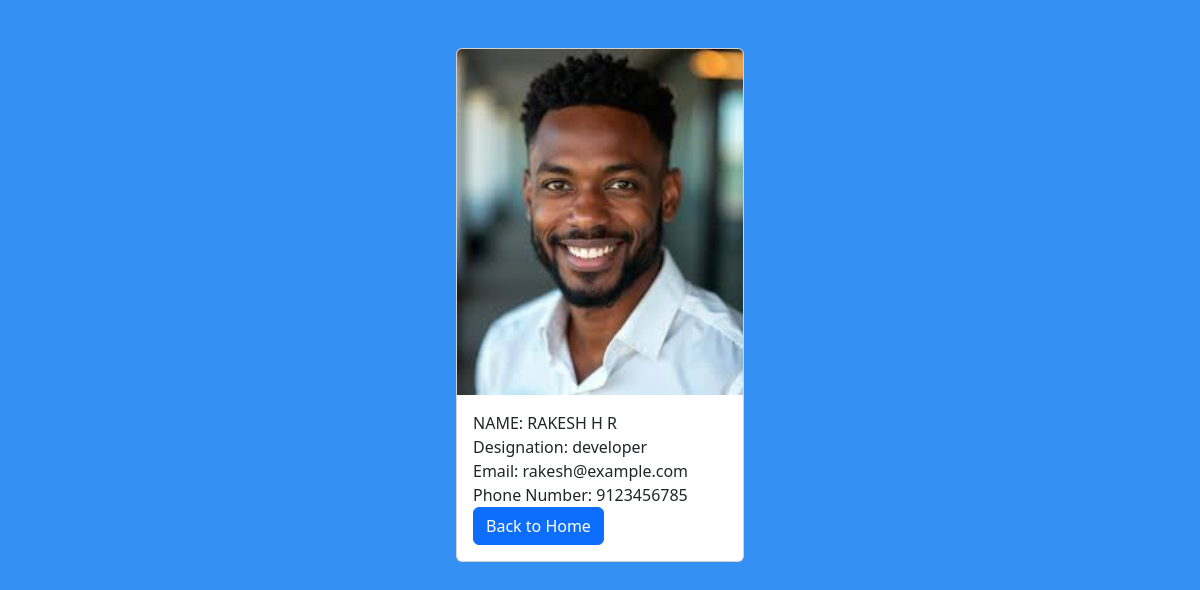
Screenshot of /employees/5/ with the database file from the repository.
### employees/models.py (models this page shows, shortened)
class Employee(models.Model):
    first_name = models.CharField(max_length=100)
    last_name = models.CharField(max_length=100)
    photo = models.ImageField(upload_to='images')
    email_address = models.EmailField(max_length=100,unique=True)
    designation = models.CharField(max_length=100)
    phone_number = models.CharField(max_length=10,blank=True)
    create_at = models.DateTimeField(auto_now_add=True)
    updated_at = models.DateTimeField(auto_now=True)

### employees/views.py (the view)
# urls.py: path('<int:pk>/', views.employee_detail,name='employee_detail'),
def employee_detail(request,pk):
    employee = get_object_or_404(Employee,pk=pk)
    context = {
        'employee':employee,
    }
    return render(request, 'employee_details.html',context)

### templates/employee_details.html (shortened to what this page needs)
{% load static %}
<!DOCTYPE html>
<html lang="en">
<head>
    <link href="https://cdn.jsdelivr.net/npm/bootstrap@5.3.3/dist/css/bootstrap.min.css" rel="stylesheet">
    <link rel="stylesheet" href="{% static 'css/style.css'%}">
</head>
<body>
       <div class="container pt-5">
        <div class="card mx-auto" style="width: 18rem;">
            <img class="card-img-top" src="{{employee.photo.url}}" alt="Employee photo">
            <div class="card-body">
              <p class="card-text m-0">NAME: {{employee.first_name}} {{employee.last_name}}</p>
              <p class="card-text m-0">Designation: {{employee.designation}} </p>
              <p class="card-text m-0">Email: {{employee.email_address}} </p>
              <p class="card-text m-0">Phone Number: {{employee.phone_number}}</p>
              <a href="{% url 'home' %}" class = 'btn btn-primary'>Back to Home</a>
            </div>
          </div>
        </div>
</body>
</html>

### mysite/static/css/style.css (style rules this page uses)
body { background-color: rgb(52, 144, 243); }

### rows the page displays
Employee: photo (picture), first_name "RAKESH", last_name "H R", designation "developer", email_address "rakesh@example.com", phone_number "9123456785"
